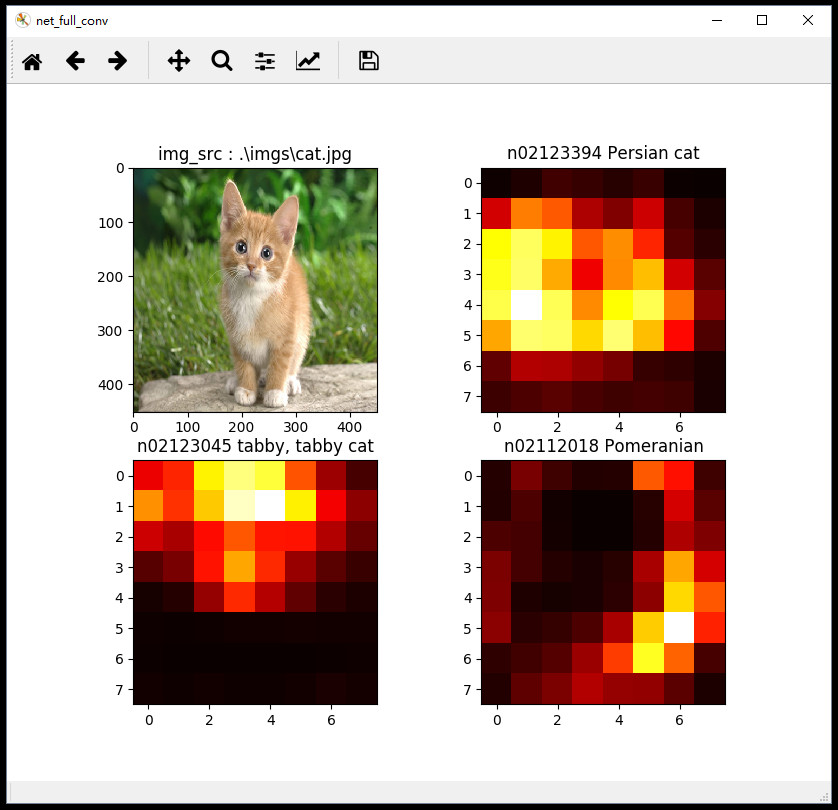

This chart was generated by the following Python code:
#!/usr/bin/env python

import numpy as np
import os
import sys
import argparse
import glob
import time
import copy

import StringIO
from   collections import OrderedDict

import sys
sys.path.append('c:\\mingw\\python')
print(sys.path)

import caffe
import matplotlib.pyplot as plt
from   skimage import transform as sktr

def print_data(str_name, data):
	s = StringIO.StringIO()
	s.write(str_name) 
	s.write(" : ")
	s.write(data) 
	s.seek(0)
	print (s.read()) 
	#s.truncate(0)

def convert_mean(binMean, npyMean):
	blob = caffe.proto.caffe_pb2.BlobProto()
	bin_mean = open(binMean, 'rb' ).read()
	blob.ParseFromString(bin_mean)
	arr = np.array( caffe.io.blobproto_to_array(blob) )
	npy_mean = arr[0]
	np.save(npyMean, npy_mean )

def show_data(str_title, data_fp, padsize=1, padval=0):
	data = copy.deepcopy(data_fp)
	
	data -= data.min()
	data /= data.max()
	# force the number of filters to be square
	n = int(np.ceil(np.sqrt(data.shape[0])))
	padding = ((0, n ** 2 - data.shape[0]), (0, padsize), (0, padsize)) + ((0, 0),) * (data.ndim - 3)
	data = np.pad(data, padding, mode='constant', constant_values=(padval, padval))
	# tile the filters into an image
	data = data.reshape((n, n) + data.shape[1:]).transpose((0, 2, 1, 3) + tuple(range(4, data.ndim + 1)))
	data = data.reshape((n * data.shape[1], n * data.shape[3]) + data.shape[4:])
	plt.figure(str_title),plt.title(str_title)
	plt.imshow(data,cmap='gray')
	plt.axis('off')

	plt.rcParams['figure.figsize'] = (8, 8)
	# plt.rcParams['image.interpolation'] = 'nearest'
	plt.rcParams['image.cmap'] = 'gray'

def convert_full_conv(model_define,model_weight,model_define_fc,model_weight_fc):
	net = caffe.Net(model_define, model_weight, caffe.TEST)

	params = ['fc6', 'fc7', 'fc8']
	# fc_params = {name: (weights, biases)}
	fc_params = {pr: (net.params[pr][0].data, net.params[pr][1].data) for pr in params}

	net_full_conv = caffe.Net(model_define_fc, model_weight, caffe.TEST)

	params_full_conv = ['fc6-conv', 'fc7-conv', 'fc8-conv']
	# conv_params = {name: (weights, biases)}
	conv_params = {pr: (net_full_conv.params[pr][0].data, net_full_conv.params[pr][1].data) for pr in params_full_conv}

	for pr, pr_conv in zip(params, params_full_conv):
		conv_params[pr_conv][0].flat = fc_params[pr][0].flat # flat unrolls the arrays
		conv_params[pr_conv][1][...] = fc_params[pr][1]

    	net_full_conv.save(model_weight_fc)
    	print 'convert done!'
    	return net_full_conv

set_gpu = 1

if set_gpu:
	caffe.set_mode_gpu()
   	caffe.set_device(0)
   	#caffe.set_device(1)
   	caffe.select_device(0, True)
   	print("GPU mode")
else:
   	caffe.set_mode_cpu()
   	print("CPU mode")

net_file_fc=".\\data\\bvlc_caffenet_full_conv.prototxt"
caffe_model_fc=".\\data\\bvlc_caffenet_full_conv.caffemodel"

net_file=".\\data\\bvlc_reference_caffenet.prototxt"
caffe_model=".\\data\\bvlc_reference_caffenet.caffemodel"

mean_bin=".\\data\\imagenet_mean.binaryproto"
mean_npy=".\\data\\imagenet_mean.npy"

convert_mean(mean_bin, mean_npy)

imagenet_labels_filename = ".\\data\\synset_words.txt"
labels = np.loadtxt(imagenet_labels_filename, str, delimiter='\t')

if not os.path.isfile(caffe_model_fc):
	net_full_conv = convert_full_conv(net_file, caffe_model, net_file_fc, caffe_model_fc)
else:
	net_full_conv = caffe.Net(net_file_fc, caffe_model_fc, caffe.TEST) 

# load input and configure preprocessing
str_img_fn = ".\\imgs\\cat.jpg"
img = caffe.io.load_image(str_img_fn)

img_res = sktr.resize(img, (451, 451) )

h = img_res.shape[0]
w = img_res.shape[1]

net_full_conv.blobs['data'].reshape(1, 3, h, w)
transformer = caffe.io.Transformer({'data': net_full_conv.blobs['data'].data.shape})
transformer.set_mean('data', np.load(mean_npy).mean(1).mean(1))
transformer.set_transpose('data', (2,0,1))
transformer.set_channel_swap('data', (2,1,0))
transformer.set_raw_scale('data', 255.0)
# make classification map by forward and print prediction indices at each location
out = net_full_conv.forward_all(data=np.asarray([transformer.preprocess('data', img_res)]))

show_data("conv1 params", net_full_conv.params['conv1'][0].data.reshape(96*3,11,11))
      
print_data("blobs['pool5'].data.shape", net_full_conv.blobs['pool5'].data.shape)       

print ("out prob ...")
#print out['prob'][0]
print ( out['prob'][0].argmax(axis=0) )

vals = out['prob'][0].argmax(axis=0)

va_lists = []

for vas in vals:
	for va in vas:
		va_lists.append(va)

va_sets = set(va_lists)

va_name_idx_maps = {}
va_name_num_maps = {}

for va in va_sets:
	str_name = labels[va]
	va_name_idx_maps[str_name] = va

	num = 0
	for ve_tmp in va_lists:
		if (va == ve_tmp):
			num = num+1

	va_name_num_maps[str_name] = num	

va_sort_maps = OrderedDict( sorted(va_name_num_maps.iteritems(), key=lambda d:d[1], reverse = True) )	

str_names = []
for  name in va_sort_maps.keys():	
	str_names.append(name)

str_title = "net_full_conv"

# show net input and confidence map (probability of the top prediction at each location)
plt.figure(str_title),plt.title(str_title)

str_title = "img_src : %s"%(str_img_fn)
plt.subplot(2, 2, 1),plt.title(str_title)
plt.imshow(transformer.deprocess('data', net_full_conv.blobs['data'].data[0]))

plt.subplot(2, 2, 2),plt.title(str_names[0])
idx = va_name_idx_maps[ str_names[0] ]
plt.imshow(out['prob'][0, idx], plt.cm.hot)

plt.subplot(2, 2, 3),plt.title(str_names[1])
idx = va_name_idx_maps[ str_names[1] ]
plt.imshow(out['prob'][0, idx], plt.cm.hot)

plt.subplot(2, 2, 4),plt.title(str_names[2])
idx = va_name_idx_maps[ str_names[2] ]
plt.imshow(out['prob'][0, idx], plt.cm.hot)

plt.show()
